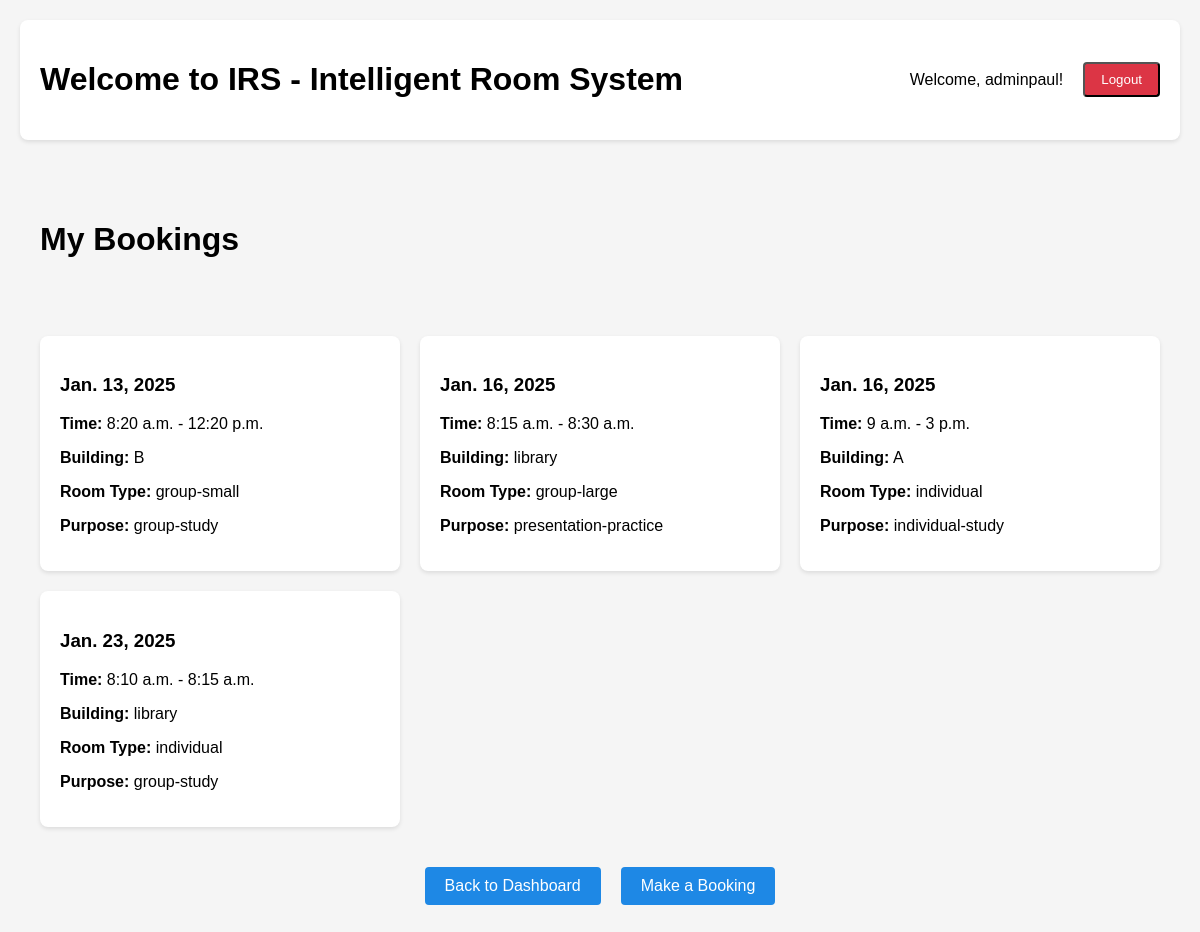
Page /my-bookings/ (signed in) on the earlier database version.
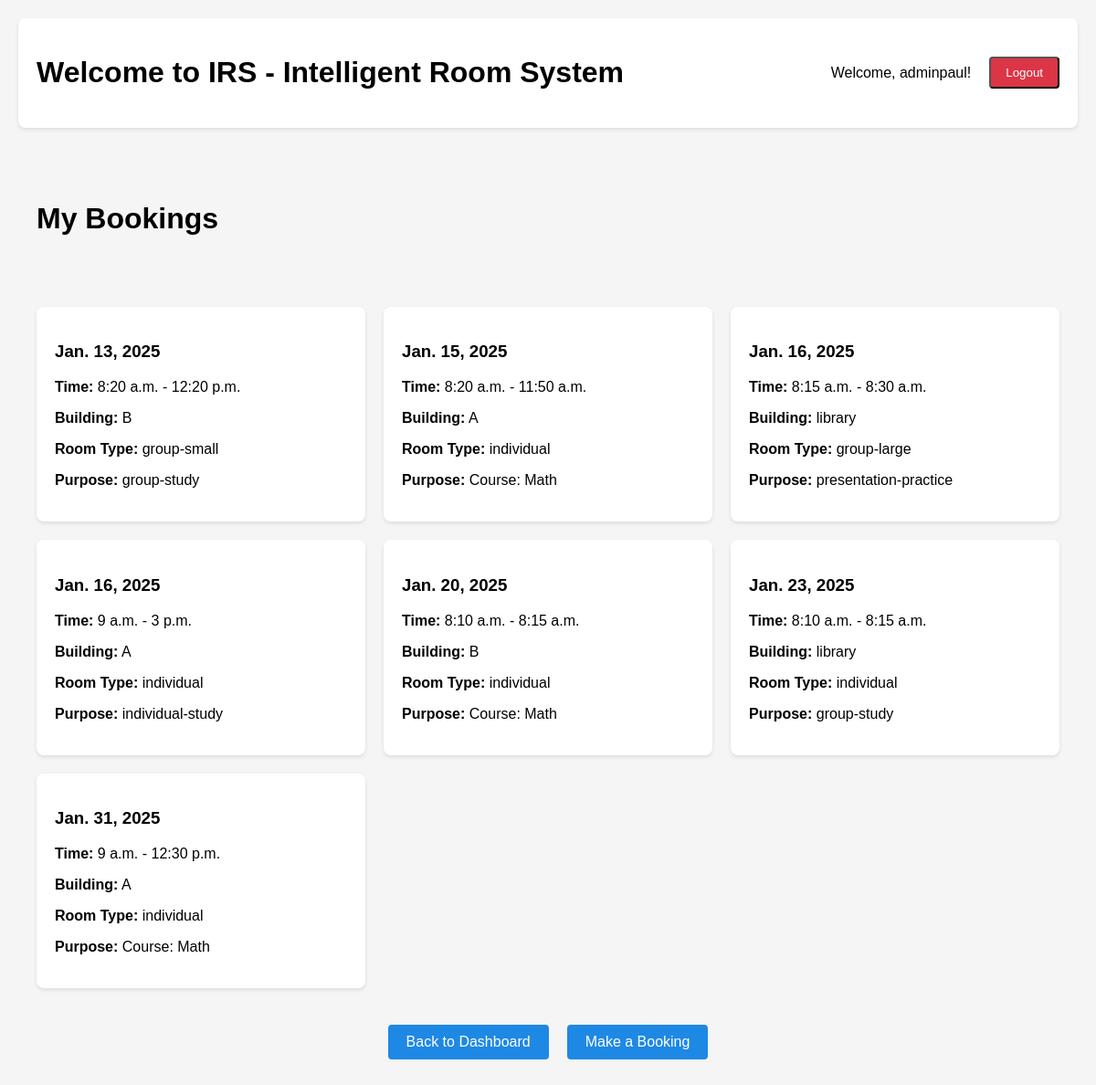
Same page on the later database version.
### bookingsystem/models.py (models this page shows, shortened)
class CustomUser(AbstractUser):
    user_id = models.CharField(max_length=20, unique=True)
    user_email = models.EmailField(unique=True)
    is_professor = models.BooleanField(default=False)

class Booking(models.Model):
    user = models.ForeignKey(CustomUser, on_delete=models.CASCADE)
    date = models.DateField()
    start_time = models.TimeField()  # New field for start time
    end_time = models.TimeField()    # New field for end time
    room = models.ForeignKey(Room, on_delete=models.CASCADE, default=1)
    room_type = models.CharField(max_length=20)
    building = models.CharField(max_length=50)
    group_size = models.IntegerField()
    purpose = models.CharField(max_length=50)
    course = models.ForeignKey('Course', null=True, blank=True, on_delete=models.SET_NULL)
    title = f"{room.name} ({purpose})"
    start = f"{date}T{start_time}"
    end = f"{date}T{end_time}"

### bookingsystem/views.py (the view)
# urls.py: path('my-bookings/', views.my_bookings, name='my_bookings'),
@login_required
def my_bookings(request):
    user_bookings = Booking.objects.filter(user=request.user).order_by('date', 'start_time')
    return render(request, 'my_bookings.html', {'bookings': user_bookings})

### bookingsystem/templates/my_bookings.html (shortened to what this page needs)
<!DOCTYPE html>
<html>
<head>
</head>
<div class="dashboard-container">
    <header class="dashboard-header">
        <h1>Welcome to IRS - Intelligent Room System</h1>
        <div class="user-info">
            <span>Welcome, {{ request.user.username }}!</span>
            <form method="post" action="{% url 'logout' %}">
                <button class="logout-button" type="submit">Logout</button>
            </form>
        </div>
    </header>
<body>
    <div class="bookings-container">
        <h1>My Bookings</h1>
        <br>
        <br>
        {% if bookings %}
            <div class="bookings-list">
                {% for booking in bookings %}
                <div class="booking-card">
                    <h3>{{ booking.date }}</h3>
                    <p><strong>Time:</strong> {{ booking.start_time }} - {{ booking.end_time }}</p>
                    <p><strong>Building:</strong> {{ booking.building }}</p>
                    <p><strong>Room Type:</strong> {{ booking.room_type }}</p>
                    <p><strong>Purpose:</strong> {{ booking.purpose }}</p>
                </div>
                {% endfor %}
            </div>
        {% else %}
            <p class="no-bookings">You haven't made any bookings yet.</p>
        {% endif %}
        <div class="navigation-buttons">
            <a href="{% url 'dashboard' %}" class="nav-button">Back to Dashboard</a>
            <a href="{% url 'bookingsystem' %}" class="nav-button">Make a Booking</a>
        </div>
    </div>
</body>
</html>

### bookingsystem/templates/my_bookings.html (style rules this page uses)
body { font-family: Arial, sans-serif; margin: 0; padding: 0; background-color: #f5f5f5; }
.dashboard-container { max-width: 1200px; margin: 0 auto; padding: 20px; }
.dashboard-header { display: flex; justify-content: space-between; align-items: center; margin-bottom: 40px; padding: 20px; background-color: white; border-radius: 8px; box-shadow: 0 2px 4px rgba(0,0,0,0.1); }
.user-info { display: flex; align-items: center; gap: 20px; }
.bookings-container { max-width: 1200px; margin: 40px auto; padding: 20px; }
.bookings-list { display: grid; grid-template-columns: repeat(auto-fill, minmax(300px, 1fr)); gap: 20px; margin-top: 20px; }
.booking-card { background: white; padding: 20px; border-radius: 8px; box-shadow: 0 2px 4px rgba(0,0,0,0.1); }
.navigation-buttons { display: flex; justify-content: center; gap: 20px; margin-top: 40px; }
.nav-button { padding: 10px 20px; background-color: #1e88e5; color: white; text-decoration: none; border-radius: 4px; }
.logout-button { padding: 8px 16px; background-color: #dc3545; color: white; text-decoration: none; border-radius: 4px; transition: background-color 0.3s; }

Differences in the rows shown:
added Booking: date "Jan. 15, 2025", start_time "8:20 a.m.", end_time "11:50 a.m.", building "A", room_type "individual", purpose "Course: Math"
added Booking: date "Jan. 20, 2025", start_time "8:10 a.m.", end_time "8:15 a.m.", building "B", room_type "individual", purpose "Course: Math"
added Booking: date "Jan. 31, 2025", start_time "9 a.m.", end_time "12:30 p.m.", building "A", room_type "individual", purpose "Course: Math"
